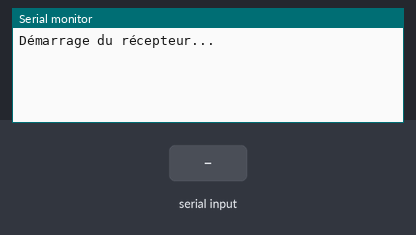
Bench run of a program on a simulated Arduino Mega 2560, built with avr-gcc and run on an emulated ATmega2560. On the bench: the last lines printed to the serial monitor. The test bench sets the inputs (shaded band).

Above: at 1.2 s.
1.3 s: "1" received over the second serial link
At 3.5 s:
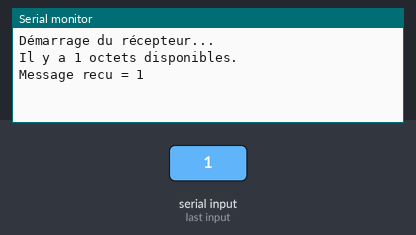
3.8 s: "0" received over the second serial link
At 4.6 s:
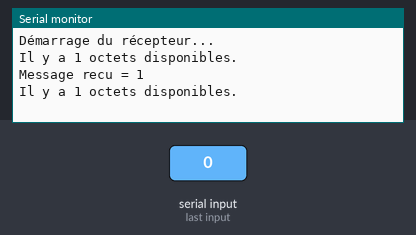
5.3 s: "2" received over the second serial link
At 6.7 s:
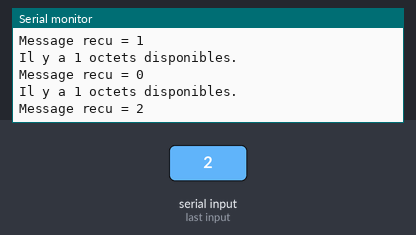

The program:

main.cpp
```cpp
#include <Arduino.h>
/*
 Laboratoire 3: Réception/transmission d'une chaine de caractères
 Code du récepteur (MEGA)
 Version chaine de caractères
*/

#include <SoftwareSerial.h>
#include "Streaming.h"

// Le RX du UNO doit être connecté au TX du MEGA et TX -> RX
// Il faut donc inverser les signaux:
#define UART_RX             10
#define UART_TX             11
#define UART_VITESSE        9600
#define UNE_SECONDE         1000

SoftwareSerial recepteur(UART_TX, UART_RX); // RX, TX

// --------------------------------------------------------
void setup() {
  Serial.begin(UART_VITESSE);
  Serial.println("Démarrage du récepteur...");
  // Initialiser le port serie 'SoftwareSerial'
  recepteur.begin(UART_VITESSE);
}

// --------------------------------------------------------
void loop() {
  String unMessage;
  if (recepteur.available()) {
    // delay(50); // attendre la réception des données
    Serial << "Il y a " << recepteur.available() << " octets disponibles." << endl;
    unMessage = recepteur.readString();
    // afficher les données lues
    Serial << "Message recu = " << unMessage << endl;
  } // si données disponibles sur le UART
}
// Fin du code
```

Measured:
- after the input at 1.3 s, the serial monitor: prints a new line at once (image 1)
- after the input at 5.3 s, the serial monitor: prints a new line after 1.0 s (image 3)
